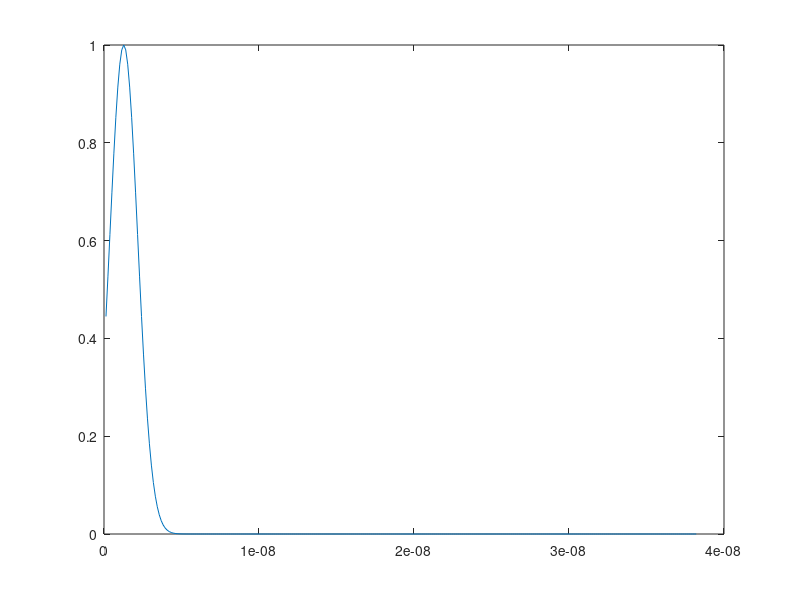

This chart was generated by the following MATLAB code: (Note: this script raises an error after producing the figure.)
% =========================================================================
% FDTD ABC condition 2D
% =========================================================================

clc;clear;close all;

% =========================================================================
% CONSTANT
% =========================================================================
sigma_0 = 8.854187817e-12;
mu_0 = pi*4e-7;

% speed of light
c = 1/sqrt(sigma_0*mu_0);

% =========================================================================
% MAN SET PATAMETERS
% =========================================================================
% conductor of the material
sigma = 1 * sigma_0; % be air

% number of x
yNum = 400; 

% number of time step
tNum = 300;

xsource=yNum/2;
ysource=yNum/2;

% phase velocity
v_p = 1/sqrt(mu_0 * sigma);

S=1/(2^0.5);

% x step
delta_x = 5.4e-2; % example in textboot p.77

% time step
delta_t = S*delta_x/c;

E_z = zeros(yNum, yNum); % plus 2 for ABC first order;
H_x = zeros(yNum, yNum);
H_y = zeros(yNum, yNum);

E_z_record = zeros(tNum, yNum);
H_y_record = zeros(tNum, yNum);

% initialize with gaussian plus
E_in = exp( -((1:1:tNum)-10).^2/(10^2) );
plot((1:1:tNum)*delta_t, E_in);

E_mon = zeros(tNum,1);

p0=1;
p2=-0.5;
c0=(c/(2*S))*(1-(p0/S));
c1=-(c/(2*S))*(1+(p0/S));
c2=(c/(S^2))*(p0+(p2*S*S));
c3=-(p2*c)/2;
c0efffor=-(c0/c1);
c2efffor=-(c2/c1);
c3efffor=-(c3/c1);
c0=(c/(2*S))*(1+(p0/S));
c1=-(c/(2*S))*(1-(p0/S));
c2=-(c/(S^2))*(p0+(p2*S*S));
c3=(p2*c)/2;
c1effrev=-(c1/c0);
c2effrev=-(c2/c0);
c3effrev=-(c3/c0);

prev_xfor=zeros(1,yNum);
prev_x_minus_1for=zeros(1,yNum);
prev_yfor=zeros(yNum,1);
prev_y_minus_1for=zeros(yNum,1);
prev_xrev=zeros(1,yNum);
prev_x_minus_1rev=zeros(1,yNum);
prev_yrev=zeros(yNum,1);
prev_y_minus_1rev=zeros(yNum,1);

h = figure(2);
filename = 'testAnimated.gif';

for tt = 1:1:tNum-1
    
    % Setting time dependent boundaries to update only relevant parts of the 
    % vector where the wave has reached to avoid unnecessary updates.
    
    n1 = 2; n2 = yNum-2; n11 = 2; n22 = yNum-2;

    %Vector update instead of for-loop for Hy and Hx fields
    H_x(n1:n2-1,n11:n22-1)=H_x(n1:n2-1,n11:n22-1)-delta_t/(mu_0*delta_x)*(E_z(n1:n2-1,n11+1:n22)-E_z(n11:n2-1,n11:n22-1));
    H_y(n1:n2-1,n11:n22-1)=H_y(n1:n2-1,n11:n22-1)+delta_t/(mu_0*delta_x)*(E_z(n1+1:n2,n11:n22-1)-E_z(n11:n2-1,n11:n22-1));
    
    %Vector update instead of for-loop for Ez field
    E_z(n1+1:n2-1,n11+1:n22-1)=E_z(n1+1:n2-1,n11+1:n22-1)+(H_y(n1+1:n2-1,n11+1:n22-1)-H_y(n1:n2-2,n11+1:n22-1)-H_x(n1+1:n2-1,n11+1:n22-1)+H_x(n1+1:n2-1,n11:n22-2))*delta_t/(sigma*delta_x);
    
    %Mur's abc conditions obtained from Mur's difference equation for
    %forward boundary
    if tt>=yNum-2-xsource
        E_z(yNum-2,3:1:yNum-3)=c0efffor*(E_z(yNum-3,3:1:yNum-3)+prev_prev_xfor(1,3:1:yNum-3))-prev_prev_x_minus_1for(1,3:1:yNum-3)+c2efffor*(prev_xfor(1,3:1:yNum-3)+prev_x_minus_1for(1,3:1:yNum-3))+c3efffor*(prev_x_minus_1for(1,2:1:yNum-4)+prev_x_minus_1for(1,4:1:yNum-2)+prev_xfor(1,2:1:yNum-4)+prev_xfor(1,4:1:yNum-2));
    end
    
    %Storage vectors for boundary and boundary-1 values of previous and its
    %previous time steps updated at forward boundary
    prev_prev_xfor=prev_xfor;
    prev_prev_x_minus_1for=prev_x_minus_1for;
    prev_xfor(1,1:1:yNum)=E_z(yNum-2,1:1:yNum);
    prev_x_minus_1for(1,1:1:yNum)=E_z(yNum-3,1:1:yNum);
    
    %Mur's abc conditions obtained from Mur's difference equation for
    %backward boundary
    if tt>=xsource-3
        E_z(2,3:1:yNum-3)=-prev_prev_xrev(1,3:1:yNum-3)+c1effrev*(E_z(3,3:1:yNum-3)+prev_prev_x_minus_1rev(1,3:1:yNum-3))+c2effrev*(prev_xrev(1,3:1:yNum-3)+prev_x_minus_1rev(1,3:1:yNum-3))+c3effrev*(prev_x_minus_1rev(1,2:1:yNum-4)+prev_x_minus_1rev(1,4:1:yNum-2)+prev_xrev(1,2:1:yNum-4)+prev_xrev(1,4:1:yNum-2));
    end
    
    %Storage vectors for boundary and boundary-1 values of previous and its
    %previous time steps updated at backward boundary
    prev_prev_xrev=prev_xrev;
    prev_prev_x_minus_1rev=prev_x_minus_1rev;
    prev_xrev(1,1:1:yNum)=E_z(3,1:1:yNum);
    prev_x_minus_1rev(1,1:1:yNum)=E_z(2,1:1:yNum);
    
    %Mur's abc conditions obtained from Mur's difference equation for
    %upward boundary
    if tt>=yNum-2-ysource
        E_z(3:1:yNum-3,yNum-2)=c0efffor*(E_z(3:1:yNum-3,yNum-3)+prev_prev_yfor(3:1:yNum-3,1))-prev_prev_y_minus_1for(3:1:yNum-3,1)+c2efffor*(prev_yfor(3:1:yNum-3,1)+prev_y_minus_1for(3:1:yNum-3,1))+c3efffor*(prev_y_minus_1for(2:1:yNum-4,1)+prev_y_minus_1for(4:1:yNum-2,1)+prev_yfor(2:1:yNum-4,1)+prev_yfor(4:1:yNum-2,1));
    end
    
    yNum = 1;
    %Storage vectors for boundary and boundary-1 values of previous and its
    %previous time steps updated at upward boundary
    prev_prev_yfor=prev_yfor;
    prev_prev_y_minus_1for=prev_y_minus_1for;
    prev_yfor(1:1:yNum,1)=E_z(1:1:yNum,yNum-2);
    prev_y_minus_1for(1:1:yNum,1)=E_z(1:1:yNum,yNum-3);
    
    %Mur's abc conditions obtained from Mur's difference equation for
    %downward boundary
    if tt>=ysource-3
        E_z(3:1:yNum-3,2)=-prev_prev_yrev(3:1:yNum-3,1)+c1effrev*(E_z(3:1:yNum-3,3)+prev_prev_y_minus_1rev(3:1:yNum-3,1))+c2effrev*(prev_yrev(3:1:yNum-3,1)+prev_y_minus_1rev(3:1:yNum-3,1))+c3effrev*(prev_y_minus_1rev(2:1:yNum-4,1)+prev_y_minus_1rev(4:1:yNum-2,1)+prev_yrev(2:1:yNum-4,1)+prev_yrev(4:1:yNum-2,1));
    end
       
    %Storage vectors for boundary and boundary-1 values of previous and its
    %previous time steps updated at downward boundary
    prev_prev_yrev=prev_yrev;
    prev_prev_y_minus_1rev=prev_y_minus_1rev;
    prev_yrev(1:1:yNum,1)=E_z(1:1:yNum,3);
    prev_y_minus_1rev(1:1:yNum,1)=E_z(1:1:yNum,2);
        
    %Mirroring of corner values taking the fact that corners are reached by the fields from the previous corners
    %in two time steps as S=1/sqrt(2) viz. sqrt(2)*delta(distance between two corners) is reached in 2 time steps
    E_z(2,2)=prev_prev_xrev(3);
    E_z(2,yNum-2)=prev_prev_xrev(yNum-3);
    E_z(yNum-2,2)=prev_prev_x_minus_1for(3);
    E_z(yNum-2,yNum-2)=prev_prev_x_minus_1for(yNum-3);
    
    % Source conditions
    E_z(xsource,ysource)=E_in(tt);

    
    %Movie type colour scaled image plot of Ez
    imagesc(delta*(1:1:yNum)*1e+6,(1e+6*delta*(1:1:yNum))',E_z',[-1,1]);colorbar;
    title(['\fontsize{20}Colour-scaled image plot of Ez in a spatial domain with Mur absorbing boundary and at time = ',num2str(round(tt*deltat*1e+15)),' fs']); 
    xlabel('x (in um)','FontSize',20);
    ylabel('y (in um)','FontSize',20);
    set(gca,'FontSize',20);
    getframe;
   
%     set(h,'Position',[0 0 15 12*9/16]);
    % Capture the plot as an image 
%     frame = getframe(h); 
%     im = frame2im(frame); 
%     [imind,cm] = rgb2ind(im,256); 
%     % Write to the GIF File 
%     if tt == 1 
%       imwrite(imind,cm,filename,'gif', 'Loopcount',inf,'DelayTime',0.03); 
%     else 
%       imwrite(imind,cm,filename,'gif','WriteMode','append','DelayTime',0.03); 
%     end 
%     
%     E_mon(tt) = abs( E_z(399)/abs(max(E_z)) ) * 100;
end

% h = figure(2);
% plot( (1:1:tNum)*delta_t*10e6, E_mon );
% xlabel('t [\mu s]'); ylabel('E_{mon} [%]')
% title('FDTD with absolute boundary conditions for 1D and TE problem');
% axis([ 0 tNum*delta_t*10e6 0 100 ]);
% grid on;
% set(h,'Units','centimeters');
% set(h,'Position',[0 0 15 12*9/16]);
